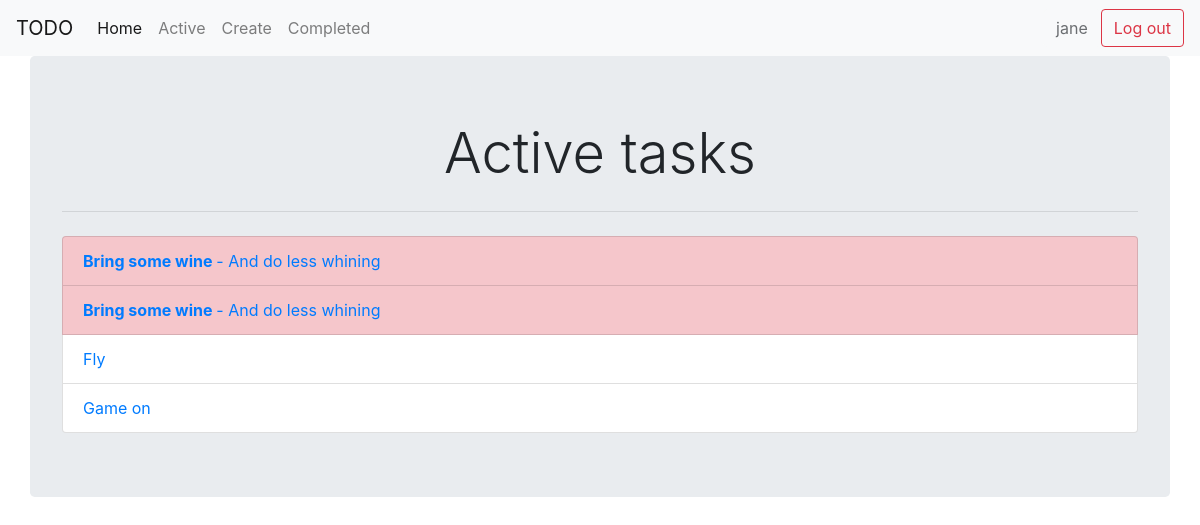
The page /current/ (signed in) on the database as committed earlier.
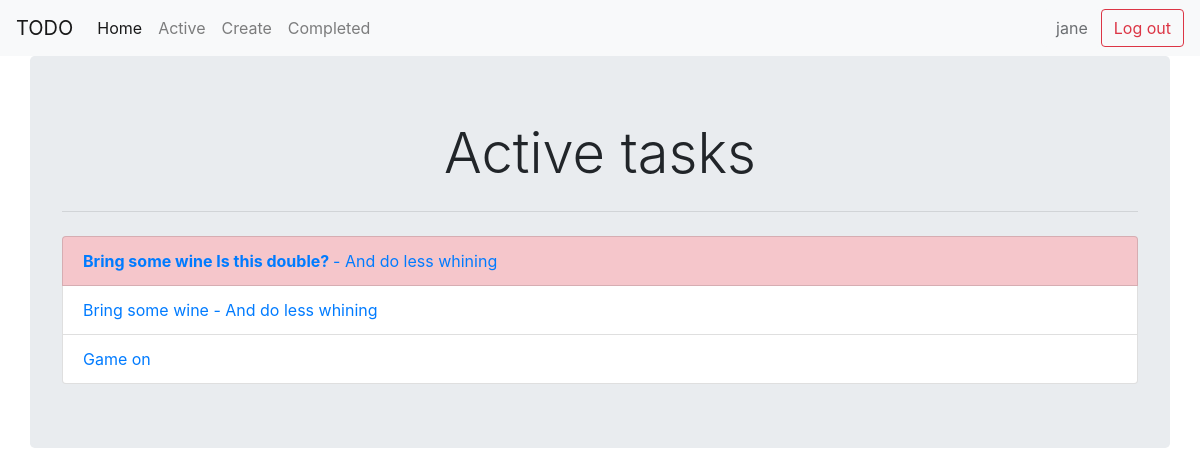
The same page on the database as committed later.
### todo/models.py (models this page shows, shortened)
class Todo(models.Model):
    title = models.CharField(max_length=100)
    memo = models.TextField(blank=True)
    created_time = models.DateTimeField(auto_now_add=True)
    completed_time = models.DateTimeField(null=True, blank=True)
    important = models.BooleanField(default=False)
    user = models.ForeignKey(User, on_delete=models.CASCADE)

### todo/views.py (the view)
# urls.py: path('current/', views.current_todos, name="current_todos"),
@login_required
def current_todos(request):
    todos = Todo.objects.filter(user=request.user, completed_time__isnull=True)
    return render(request, "todo/current_todos.html", {'todos': todos})

### todo/templates/todo/current_todos.html
{% extends 'todo/base.html' %}
{% block title %}
    Active tasks
{% endblock %}
{% block content %}
    <ul class="list-group">
        {% for todo in todos %}
            {% if todo.important %}
                <li class="list-group-item list-group-item-danger">
            {% else %}
                <li class="list-group-item">
            {% endif %}
                <a href="{% url 'view_todo' todo.id %}">
                    {% if todo.important %}<b>{% endif %}
                    {{todo.title}}
                    {% if todo.important %}</b>{% endif %}
                    {% if todo.memo %}
                        - {{ todo.memo }}
                    {% endif %}
                </a>
            </li>
        {% endfor %}
    </ul>
{% endblock %}

Rows that differ between the two databases and show on the page:
no longer on this page (row edited): Todo: title "Fly"
changed Todo: title "Bring some wine" → "Bring some wine Is this double?"
changed Todo "Bring some wine": important True → False (drawn)
